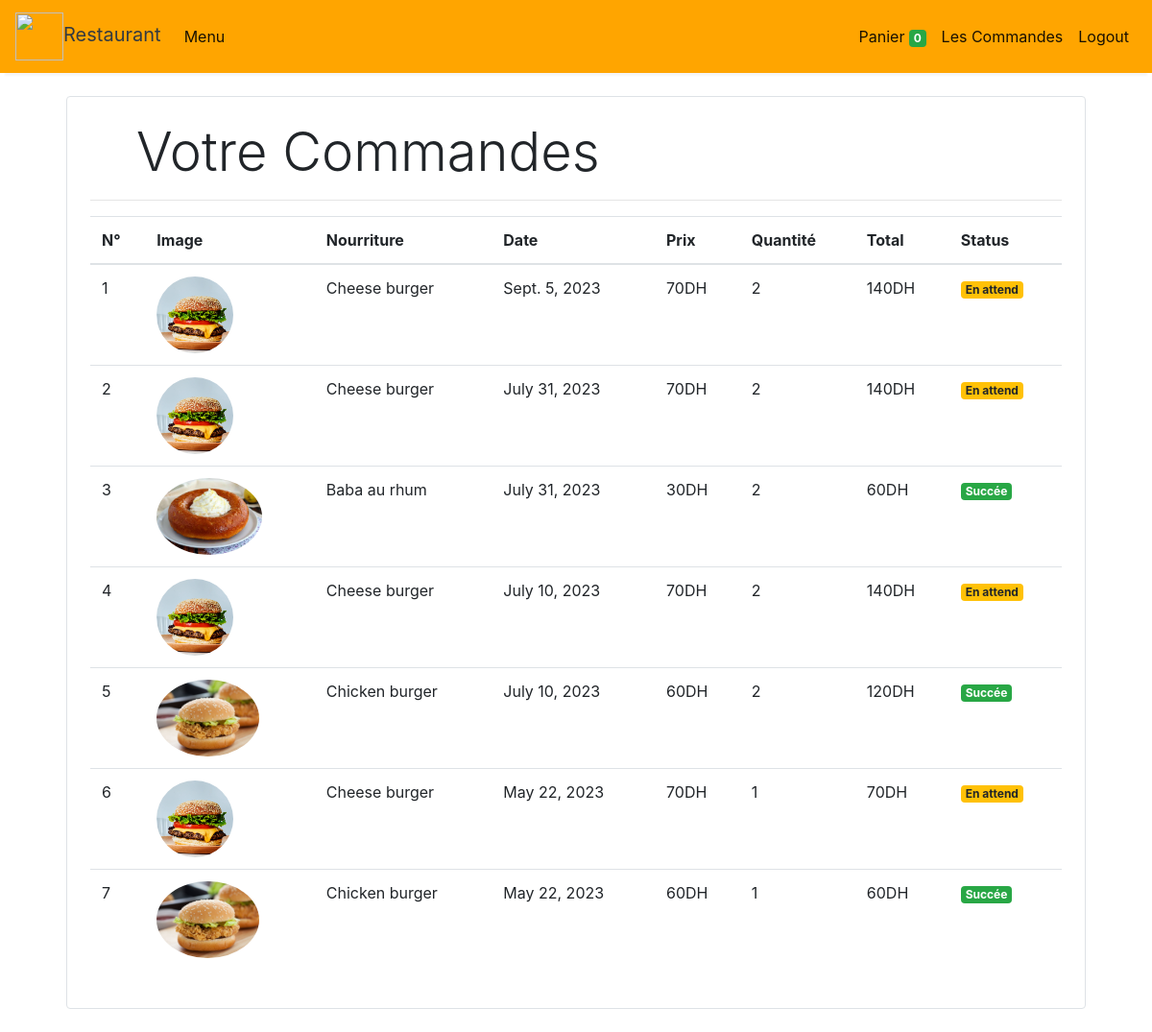
Page /orders (signed in) on the committed database.
### store/models/orders.py (models this page shows, shortened)
class Order(models.Model):
    product = models.ForeignKey(Products,
                                on_delete=models.CASCADE)
    customer = models.ForeignKey(Customer,
                                 on_delete=models.CASCADE)
    quantity = models.IntegerField(default=1)
    price = models.IntegerField()
    address = models.CharField (max_length=50, default='', blank=True)
    phone = models.CharField (max_length=50, default='', blank=True)
    date = models.DateField (default=datetime.datetime.today)
    status = models.BooleanField (default=False)
    """from this """
    def __str__(self):
        return self.product.name +" to "+ self.customer.first_name
    """to this"""
    @staticmethod
    def get_orders_by_customer(customer_id):
        return Order.objects.filter(customer=customer_id).order_by('-date')

### store/models/product.py (models this page shows, shortened)
class Products(models.Model):
    name = models.CharField(max_length=60)
    price= models.IntegerField(default=0)
    category= models.ForeignKey(Category,on_delete=models.CASCADE,default=1 )
    description= models.CharField(max_length=250, default='', blank=True, null= True)
    image= models.ImageField(upload_to='uploads/products/')

### store/middlewares/auth.py (the view)
    def middleware(request):# Cette fonction sera appelée pour chaque demande entrante.
        print(request.session.get('customer'))
        returnUrl = request.META['PATH_INFO']# récupère l'URL actuelle à partir du dictionnaire request.META qui est valeur de PATH_INFO
        print(request.META['PATH_INFO'])
        if not request.session.get('customer'):
           return redirect(f'login?return_url={returnUrl}')
        response = get_response(request)
        return response

### store/templatetags/custom_filter.py (called while the page is built)
@register.filter(name='currency')
def currency(number):
    return str(number)+"DH"

@register.filter(name='multiply')
def multiply(number , number1):
    return number * number1

### store/views/orders.py (called while the page is built)
    def get(self , request ):
        customer = request.session.get('customer')
        orders = Order.get_orders_by_customer(customer)
        print(orders)
        return render(request , 'orders.html'  , {'orders' : orders})

### store/templates/orders.html
{% extends 'base.html' %}
{% block content %}
{% load cart %}
{% load custom_filter %}
<div class="container">
   <div class="border rounded p-4 m-4">
        <p class="display-4 pl-4 ml-4">Votre Commandes</p>
        <hr>
        <table class="table">
            <thead>
                <tr>
                    <th>N°</th>
                    <th>Image</th>
                    <th>Nourriture</th>
                    <th>Date</th>
                    <th>Prix</th>
                    <th>Quantité</th>
                    <th>Total</th>
                    <th>Status</th>
                </tr>
            </thead>
            <tbody>
                {% for order in orders %}
                <tr>
                    <td>{{forloop.counter}}</td>
                    <td><img style="height: 80px;" class="rounded-circle" src="{{order.product.image.url}}" alt=""></td>
                    <td>{{order.product.name}}</td>
                    <td>{{order.date}}</td>
                    <td>{{order.price|currency}}</td>
                    <td>{{order.quantity}}</td>
                    <td>{{order.quantity|multiply:order.price|currency}}</td>
                    {% if order.status %}
                    <td><small class="badge badge-success">Succée</small></td>
                    {%else%}
                    <td><small class="badge badge-warning">En attend</small></td>
                    {% endif %}
                </tr>
                {% endfor %}
            </tbody>
        </table>
   </div>
</div>
{% endblock %}

### rows in the picture
Order: product.image (picture), product.name "Cheese burger", date "Sept. 5, 2023", price "70DH", quantity "2", quantity|multiply "140DH", status "En attend"
Order: product.image (picture), product.name "Cheese burger", date "July 31, 2023", price "70DH", quantity "2", quantity|multiply "140DH", status "En attend"
Order: product.image (picture), product.name "Baba au rhum", date "July 31, 2023", price "30DH", quantity "2", quantity|multiply "60DH", status "Succée"
Order: product.image (picture), product.name "Cheese burger", date "July 10, 2023", price "70DH", quantity "2", quantity|multiply "140DH", status "En attend"
Order: product.image (picture), product.name "Chicken burger", date "July 10, 2023", price "60DH", quantity "2", quantity|multiply "120DH", status "Succée"
Order: product.image (picture), product.name "Cheese burger", date "May 22, 2023", price "70DH", quantity "1", quantity|multiply "70DH", status "En attend"
Order: product.image (picture), product.name "Chicken burger", date "May 22, 2023", price "60DH", quantity "1", quantity|multiply "60DH", status "Succée"

### other values in the picture
{{ request.session.cart.keys|length }} "0"
